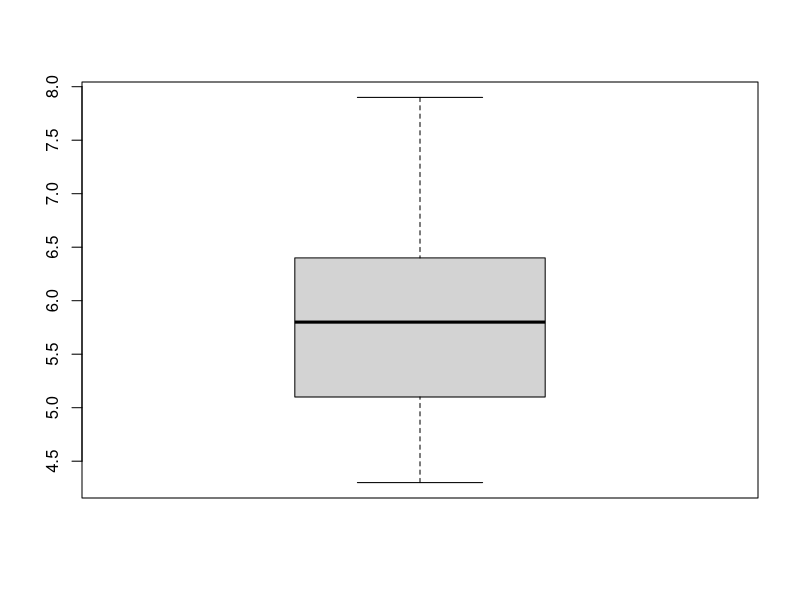
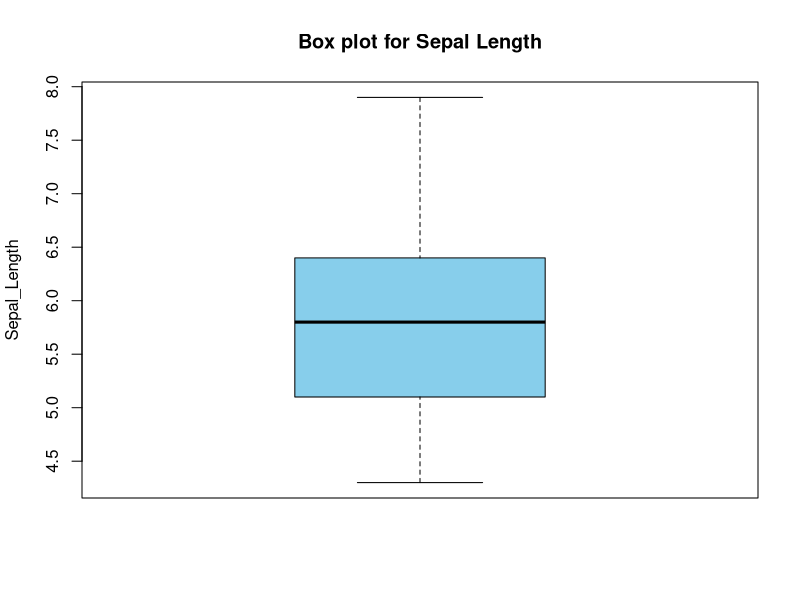
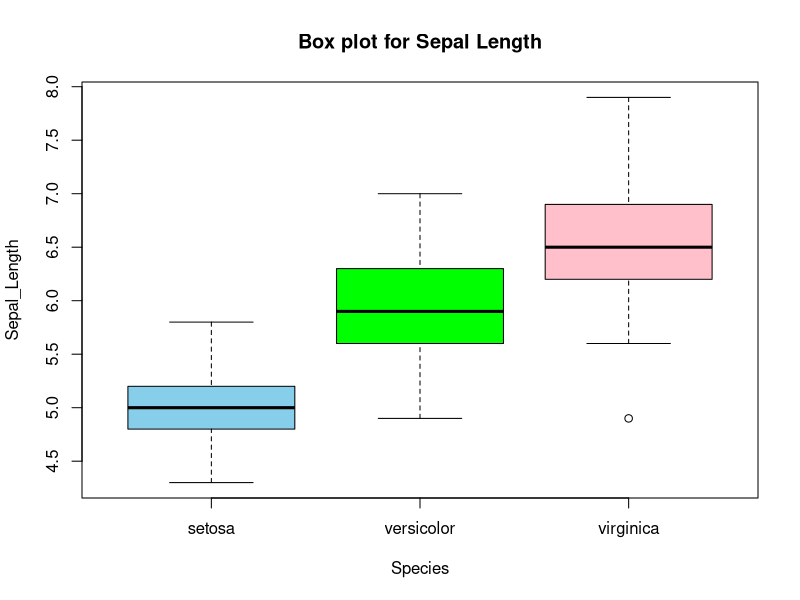
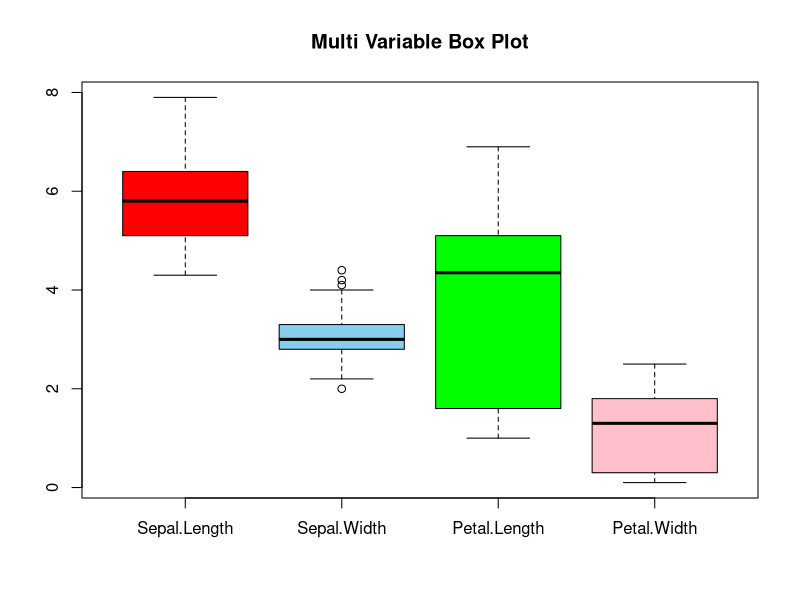

Reproduce these figures in R, in order.
data(iris)
str(iris)
View(iris)
class(iris)
?iris
boxplot(iris$Sepal.Length)

boxplot(iris$Sepal.Length,
        main = "Box plot for Sepal Length",
        ylab = "Sepal_Length",
        col = 'skyblue')

boxplot(Sepal.Length ~ Species,
        data = iris,
        main = "Box plot for Sepal Length",
        ylab = "Sepal_Length",
        xlab = "Species",
        col = c('skyblue', 'green' , 'pink'))

boxplot(iris[,1:4],
        main = "Multi Variable Box Plot",
        col = c("red", 'skyblue', 'green' , 'pink'))
